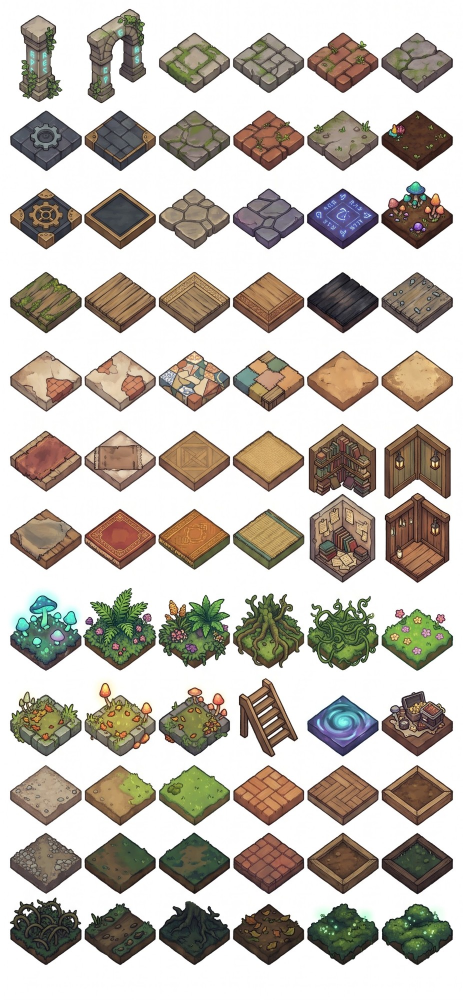
#> input picture art/incoming/tiles_sheet.jpg, 926 x 2000 px, found by its file name (shown at 1/2 size)
$ python sheet_tiles.py ../../art/incoming/tiles_sheet.jpg ../../art/incoming/tiles_sheet.jpg
#> lines starting #> are read from the running program, lines starting #| are printed output that depends on the picture; after the words box and inside, x2 and y2 are one past the last pixel; in counts of white or black regions, pixels touching at a corner belong together
### tools/art/ludo.py
"""Reading the finished Ludo.ai pictures (art/incoming2) for the porter's art scripts.

Those pictures are already transparent single subjects (about 1024 px, ~40 px of empty margin all round), so unlike the pictures
of art/generated nothing has to be cut out of parchment: a picture is cropped to its solid part and scaled to the height the
object has in the game. Set NO_LUDO=1 to make the scripts ignore art/incoming2 and use the older pictures, or LUDO_PARTS=tiles,objects
(any of tiles, objects, errors, bosses, characters, items) to use only those folders of it.

    from ludo import LUDO, find, load, fit_height, save_sprite
"""
import os
import numpy as np
from PIL import Image

REPO = os.environ.get('LUDO_REPO') or os.path.abspath(os.path.join(os.path.dirname(os.path.abspath(__file__)), '..', '..'))
ROOT = os.path.join(REPO, 'art', 'incoming2')
LUDO = os.path.isdir(ROOT) and not os.environ.get('NO_LUDO')
PARTS = set(os.environ['LUDO_PARTS'].split(',')) if os.environ.get('LUDO_PARTS') else None


def find(*rel):
    """Path of a picture of art/incoming2 (e.g. find('objects', 'chest_closed')), or None if there is none (or NO_LUDO is set)."""
    if not LUDO or (PARTS is not None and rel[0] not in PARTS):
        return None
    p = os.path.join(ROOT, *rel[:-1], rel[-1] + '.png')
    return p if os.path.exists(p) else None


def load(path):
    return Image.open(path).convert('RGBA')


def solid_box(im, level=200):
    """Bounding box of the solid part (alpha >= level); a faint shadow or glow around it does not count."""
    return im.getchannel('A').point(lambda v: 255 if v >= level else 0).getbbox()


# [13 lines left out: functions trim, fit_height, not called in this run]


# how big each boss stands in the game: (what is measured: 'h' height, 'w' width; its px; the idle picture it is measured on). Every other
# picture of the boss (attack, slam...) is scaled like the idle one, so the body stays the same size from move to move.
BOSS_FIT = {
    'critic': ('h', 130, 'boss_critic_idle'),     # (the captures have a ring of glow round the figure, which is not counted)
    'spoiler': ('w', 175, 'boss_spoiler_idle'),
    'scissor': ('h', 150, 'boss_scissor_idle'),
    'cold': ('h', 120, 'boss_cold_idle'),
}


# [23 lines left out: functions boss_scale, quantize_rgba, save_sprite, not called in this run]

### tools/art/sheet_tiles.py
"""The floor tiles from the user's tile sheet (art/incoming/tiles_sheet.jpg: blocks drawn in rows of six), made into floors
that run on without seams.

Each block on the sheet is drawn on its own: its top is lit in the middle and shaded at the edges, so laid side by side the
blocks show a diamond grid. So the top face of each chosen block is turned flat (seen from straight above), its edges are
trimmed off, its lighting is evened out, and it is made to wrap: organic floors (grass, parchment, moss) by blending it with
itself shifted by half, built floors (cobbles, slate, planks) by mirroring. That gives a ground texture 4 x 4 cells big with
a gentle colour drift over it, and the tile of each cell (x mod 4, y mod 4) is the 64 x 32 diamond of that texture seen in the
game's view, so neighbouring tiles meet exactly. Each diamond is a pixel wider than the cell all round, so no gap shows
where their corners meet. The cliff sides stay the game's own.

Writes <work>/tiles_sheet/ with an index.json in the porter's format (each new tile has "grid": [x, y] and "period": 4).

The Ludo.ai floors (art/incoming2/tiles/floor_*.png, see LUDO_FLOORS below) take the place of the sheet's blocks where there is one:
they are already flat views from above, so no face has to be cut out of a block; the picture is made to wrap (as it is when its
edges already meet, otherwise by the blend or mirror below), laid over the same 6 x 6 cells and cut into the same 64 x 32 diamonds.
    python3 -I tools/art/sheet_tiles.py <repo> <work>"""
import json, os, shutil, sys
import numpy as np
from PIL import Image
from scipy import ndimage

REPO, WORK = sys.argv[1], sys.argv[2]
sys.path.insert(0, os.path.dirname(os.path.abspath(__file__)))
import ludo  # noqa: E402
SHEET = os.path.join(REPO, 'art', 'incoming', 'tiles_sheet.jpg')
COLS = [(20, 164), (168, 312), (317, 460), (466, 609), (614, 757), (763, 906)]
KIND = {'.': 'plains', ',': 'town', 'm': 'memory', 'p': 'page', 'w': 'wood', 'c': 'mat'}
PERIOD = 6          # the ground texture is this many cells across
G = 56              # its pixels per cell

# which block (row, column) makes each floor, and how it is made to wrap
PICKS = {
    ('overworld', '.'): ((9, 2), 'blend'),    # meadow grass
    ('overworld', ','): ((2, 2), 'slab'),     # Thistledown's cobbles
    ('forge', 'm'): ((1, 1), 'slab'),         # the cold forge memory: dark slate
    ('pip', 'p'): ((4, 5), 'blend'),          # the storybook: parchment
    ('maud', 'w'): ((3, 1), 'planks'),       # Maud's kitchen: planks
    ('scissor', 'c'): ((11, 5), 'blend'),     # the cutting room: dark moss
}

# the Ludo.ai floors: the pictures of art/incoming2/tiles that make each floor ("mix": several are laid over each other in soft patches).
# "wrap" says how to make a picture wrap when its edges do not meet already (blend: organic ground, mirror: stones and boards),
# "crop" is how much of the picture's middle is used (1 = all of it), "box" a part of it to use instead (x0, y0, x1, y1), "even"
# takes out the picture's own light and shade (a page that is lighter in the middle than at its edges).
LUDO_FLOORS = {
    ('overworld', '.'): dict(mix=['meadow_1', 'meadow_2', 'meadow_3'], wrap='blend'),   # the three meadows, in patches
    ('overworld', ','): dict(mix=['cobble'], wrap='mirror', crop=0.5),                  # Thistledown's cobbles
    ('forge', 'm'): dict(mix=['slate'], wrap='mirror'),                                 # the cold forge memory
    ('pip', 'p'): dict(mix=['parchment'], wrap='blend', box=(375, 215, 760, 640), even=True),   # the storybook: inside one page
    ('maud', 'w'): dict(mix=['planks'], wrap='mirror'),                                 # Maud's kitchen
    ('scissor', 'c'): dict(mix=['moss'], wrap='blend'),                                 # the cutting room
}


def rows(fg):
    on = fg.sum(axis=1) > 3
    out, start = [], None
    for i, x in enumerate(on):
        if x and start is None:
            start = i
        if not x and start is not None:
            if i - start >= 40:
                out.append([start, i])
            start = None
    fixed = []
    for a, b in out:   # two rows of tall pieces run together: split them at their thinnest line
        if b - a > 250:
            mid = a + 100 + int(np.argmin(fg[a + 100:b - 100].sum(axis=1)))
            fixed += [[a, mid], [mid, b]]
        else:
            fixed.append([a, b])
    return fixed


# [166 lines left out: functions sample, flat_face, fill_background, even_light, wrap_blend, wrap_mirror and 8 more, not called in this run]


# details laid over a floor, per period of cells
DETAILS = {('overworld', '.'): {'tuft': 22, 'flowers': 6, 'pebble': 5}}


# [55 lines left out: functions with_details, save_tile, save_tiles_shared, not called in this run]


def main():
    needs_sheet = any(not (k in LUDO_FLOORS and ludo.find('tiles', 'floor_' + LUDO_FLOORS[k]['mix'][0])) for k in PICKS)
    if needs_sheet:
        sheet = np.asarray(Image.open(SHEET).convert('RGB')).astype(np.float32)
        fg = sheet.min(axis=2) < 225
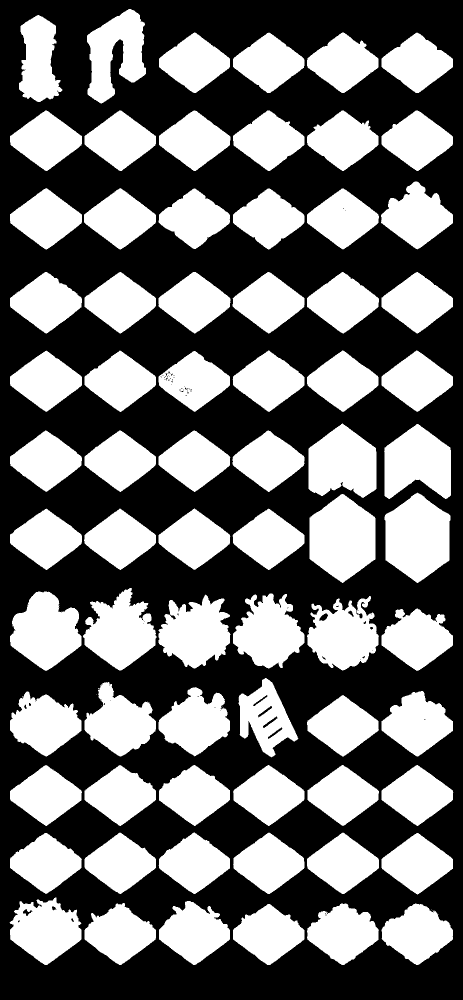
#> fg: shape (2000, 926) bool (shown at 1/2 size); 43.1% white; 80 white regions (8 under 20 px), largest, box (x1, y1, x2, y2) and area: (769, 985, 901, 1166) 17365, (619, 988, 751, 1166) 17299, (617, 847, 753, 996) 15193
        rws = rows(fg)
#> the loop in rows, `for i, x in enumerate(on):` made 2000 passes
#> x on passes 1 to 12: False, False, False, False, False, False, False, False, False, False, False, False
#> after the loop in rows, `for i, x in enumerate(on):`: out = [[18, 206], [221, 342], [363, 499], [544, 667], [701, 824], [848, 1166], [1176, 1342], [1357, 1514], [1530, 1652], [1665, 1788], [1796, 1930]]
#> the loop in rows, `for a, b in out:` made 11 passes
#> (a, b, mid) on pass 6: (848, 1166, 997)
#> after the loop in rows, `for a, b in out:`: fixed = [[18, 206], [221, 342], [363, 499], [544, 667], [701, 824], [848, 997], [997, 1166], [1176, 1342], [1357, 1514], [1530, 1652], [1665, 1788], [1796, 1930]]
#> rws has the same summary as fixed in rows
    out = os.path.join(WORK, 'tiles_sheet')
    os.makedirs(out, exist_ok=True)
#> (the run stopped early here; a loop or call above may not have finished)
